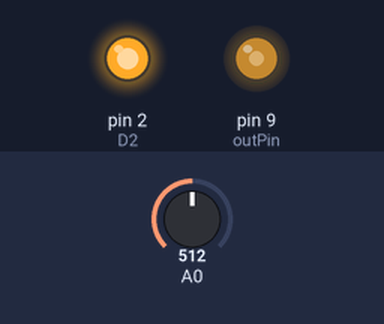
A sketch run on a simulated Arduino Uno, built with avr-gcc and run on an emulated ATmega328P. Parts: output pins drawn as LEDs (lit = HIGH). The inputs (shaded band) are chosen by the test bench; at power-on: A0 = 512. What the sketch prints to the serial monitor is not drawn.

Above: at 0.1 s.
Timing chart, 0 to 1.6 s (numbered marks = the images above):
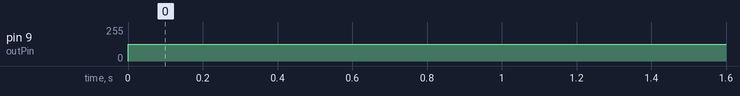

The sketch:

Smartpatate.ino
```cpp
//  PARAMETER
const int precess = 1;
const float nbE = 160;
// END PARAMETER
const float freq = 16000000 / nbE;       //Declaration des variables
const float maxFreq = 16000000;
const int outPin = 9;
const int D2 = 2;
const int D5 = 5;
const int D6 = 6;
const int D7 = 7;
int  i,j, maxValue ;
int median;
int medianE;
float val = 0;
void setFrequency(float frequency)            //Fonction pour modifier la fréquence
{
  if(frequency >=0 || frequency <=16000000){
    TCCR1A=0b10000010;
    unsigned int v=0;
    int indscale=0;
    float prescale[] = {1.0,8.0,64.0,256.0,1024.0};
    float period=1/frequency;
    while(v==0){
      float curfreq=maxFreq/prescale[indscale];
      float tickperiod=1/curfreq;
      float nbtick=period/tickperiod;
      if(nbtick>65535) {indscale=indscale+1;}
      else {v=nbtick;}}
    int c=prescale[indscale];
     switch (c) {
         case 1: TCCR1B=0b00011001; break;
         case 8: TCCR1B=0b00011010; break;
         case 64: TCCR1B=0b00011011; break;
         case 256: TCCR1B=0b00011100; break;
         case 1024: TCCR1B=0b00011101; break;
         default: TCCR1B=0b00011000;}
    ICR1=v;
    OCR1A=v/2;
  }}
void setup() {              //Ici la fonction setup pour initialiser
  Serial.begin(115200);
  pinMode(outPin,OUTPUT);
  pinMode(D5, OUTPUT);
  pinMode(D6, OUTPUT);
  pinMode(D7, OUTPUT);
  pinMode(A0, INPUT);
  pinMode(D2, OUTPUT);

  digitalWrite(D2, HIGH);
}
void loop() {              // Fonction principal se repétant a l'infini
maxValue=0;
median = 0;


for(j=0;j<precess;j++){     // précision sur plusisuers valeur pour éviter les parasites
 for(i=1;i<nbE+1;i++){
    setFrequency(206700);   //frequence de coupure
    val = analogRead(A0);
    if(val > maxValue){
      medianE = medianE + val;}}
      medianE = medianE / nbE;
  median = median + medianE;}
median = median / precess;   // Calcule de la moyenne
Serial.println(median);

if( median <= 155 && median >= 135  )
{
digitalWrite(D5, LOW);
digitalWrite(D7, LOW);
digitalWrite(D6, LOW);
}
else if ( median <= -38 && median >= -50)
{
digitalWrite(D5,HIGH);
digitalWrite(D7,LOW);
digitalWrite(D6,LOW);
}

else if( median <= 0 && median >= -37  )
{
digitalWrite(D5, HIGH);
digitalWrite(D7, HIGH);
digitalWrite(D6, LOW);
}
else if ( median <= -50 && median >= -200)
{
digitalWrite(D5,HIGH);
digitalWrite(D7,HIGH);
digitalWrite(D6,HIGH);
}
}
```

Measured:
- by itself, pin 9 (outPin): 0/255 → 126/255 at 0.00 s
